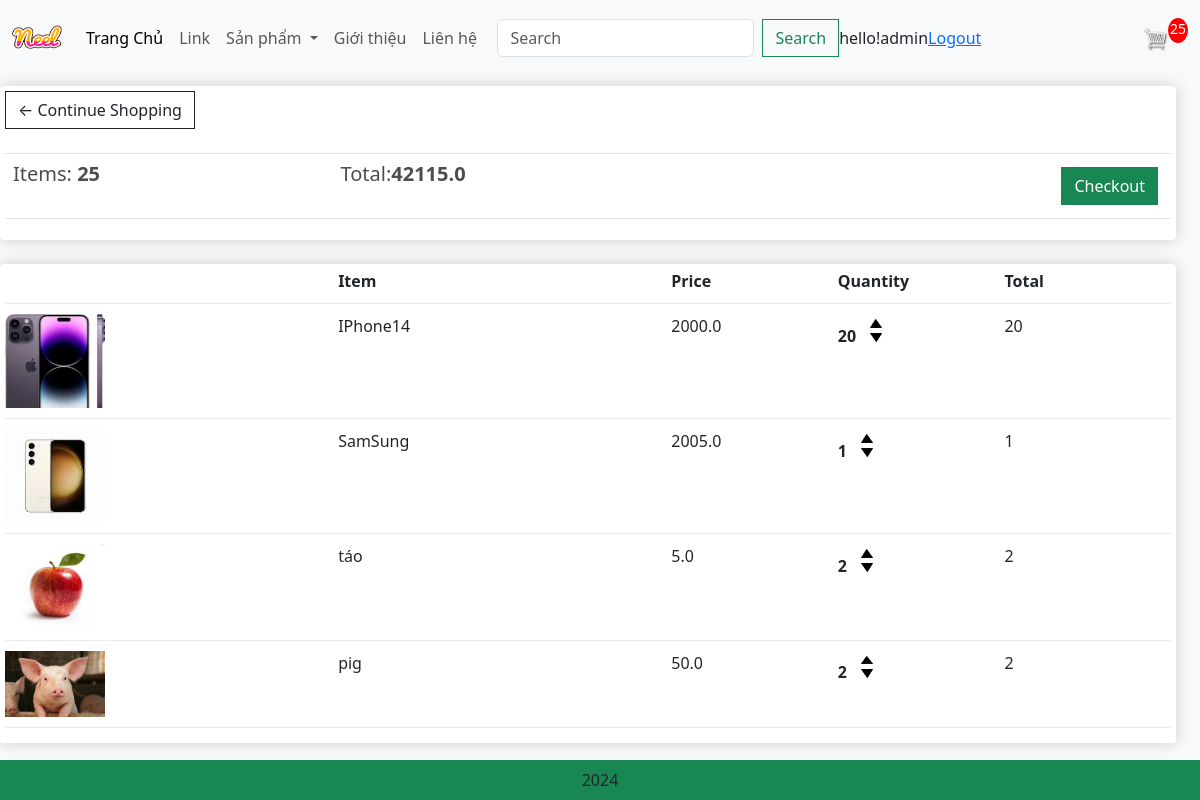
The app's page /cart/ (signed in) with its own data.
### app/models.py (models this page shows, shortened)
class Order(models.Model):
    customer = models.ForeignKey(User, on_delete=models.SET_NULL, null=True, blank=True)
    date_order = models.DateTimeField(auto_now_add=True)
    complete = models.BooleanField(default=False, null=True, blank=False)
    transaction_id = models.CharField(max_length=200, null=True)
    @property
    def get_cart_items(self):
        orderitems = self.orderitem_set.all()
        total = sum([item.quantity for item in orderitems])
        return total
    @property
    def get_cart_total(self):
        orderitems = self.orderitem_set.all()
        total = sum([item.get_total for item in orderitems])
        return total

class OrderItem(models.Model):
    product = models.ForeignKey(Product, on_delete=models.SET_NULL, null=True, blank=True)
    order = models.ForeignKey(Order, on_delete=models.SET_NULL, null=True, blank=True)
    quantity = models.IntegerField(default=0, null=True, blank=True)
    date_added = models.DateTimeField(auto_now_add=True)
    @property
    def get_total(self):
        total = self.product.price*self.quantity
        return total

class Product(models.Model):
    category = models.ManyToManyField(Category, related_name='product')
    name = models.CharField(max_length=200, null=True)
    price = models.FloatField()
    digital = models.BooleanField(default=False, null=True, blank=False)
    image = models.ImageField(null=True, blank = True)
    detail = models.TextField(null=True, blank=True)
    @property
    def ImageURL(self):
        try:
            url = self.image.url
        except:
            url = ''
        return url

### app/views.py (the view)
# urls.py: path('cart/', views.cart,name ="cart"),
def cart(request):
    if request.user.is_authenticated:
        customer = request.user
        order, created = Order.objects.get_or_create(customer =customer, complete = False)
        items = order.orderitem_set.all()
        cartItems = order.get_cart_items
        user_not_login = "hidden"
        user_login = "show"
    else:
        items= []
        order = {'get_cart_items':0,'get_cart_total':0 }
        cartItems = order['get_cart_items']
        user_not_login = "show"
        user_login = "hidden"
    categories = Category.objects.filter(is_sub = False)
    context={'categories': categories ,'items':items, 'order':order,'cartItems':cartItems,'user_not_login':user_not_login, 'user_login': user_login}
    return render(request,'app/cart.html',context)

### app/templates/app/cart.html
{% extends 'app/base.html' %}
{% load static %}
{% block cart_content %}
<div class="row" style='width:100%'>
	<div class="col-lg-12">
		<div class="box-element">
			<a  class="btn btn-outline-dark" href="{% url 'home' %}">&#x2190; Continue Shopping</a>
			<br>
			<br>
			<table class="table">
				<tr>
					<th><h5>Items: <strong>{{order.get_cart_items}}</strong></h5></th>
					<th><h5>Total:<strong>{{order.get_cart_total}}</strong></h5></th>
					<th>
						<a  style="float:right; margin:5px;" class="btn btn-success" href="{% url 'checkout' %}">Checkout</a>
					</th>
				</tr>
			</table>
		</div>
		<br>
		<div class="box-element" >
			<div class="cart-row">
				<div style="flex:2"></div>
				<div style="flex:2"><strong>Item</strong></div>
				<div style="flex:1"><strong>Price</strong></div>
				<div style="flex:1"><strong>Quantity</strong></div>
				<div style="flex:1"><strong>Total</strong></div>
			</div>
			{% for item in items%}
			<div class="cart-row">
				<div style="flex:2"><img class="row-image" src="{{item.product.ImageURL}}"></div>
				<div style="flex:2" ><p>{{item.product.name}}</p></div>
				<div style="flex:1"><p>{{item.product.price}}</p></div>
				<div style="flex:1">
					<p class="quantity">{{item.quantity}}</p>
					<div class="quantity">
						<img data-product={{item.product.id}} data-action = 'add' class="chg-quantity update-cart" src="{% static  'app/images/arrow-up.png' %}">
						<img data-product={{item.product.id}} data-action = 'remove' class="chg-quantity update-cart" src="{% static  'app/images/arrow-down.png' %}">
					</div>
				</div>
				<div style="flex:1"><p>{{item.quantity}}</p></div>
			</div>
			{%endfor%}
		</div>
	</div>
</div>
{% endblock cart_content %}

### app/templates/app/base.html (shortened to what this page needs)
{% load static %}
<!DOCTYPE html>
<html>
    <head>
        <link rel="stylesheet" href="https://stackpath.bootstrapcdn.com/bootstrap/4.4.1/css/bootstrap.min.css">
        <link href="https://cdn.jsdelivr.net/npm/bootstrap@5.3.3/dist/css/bootstrap.min.css" rel="stylesheet">
        <link href-"{%static 'app/css/owl.carousel.min.css'%}" rel="stylesheet" />
        <link href-"{%static 'app/css/all.min.css'%}" rel="stylesheet" />
        <link rel="stylesheet" type="text/css" href="{%static 'app/css/main.css'%}" />
  </head>
    <body>
        <nav class="navbar navbar-expand-lg bg-body-tertiary">
            <div class="container-fluid">
              <a class="navbar-brand" href="{% url 'home' %}">
              <img src="{%static 'app/images/neel.png'%}" alt="Logo" width="50" height="50"/>
              </a>
              <div class="collapse navbar-collapse" id="navbarSupportedContent">
                <ul class="navbar-nav me-auto mb-2 mb-lg-0">
                  <li class="nav-item">
                    <a class="nav-link active" aria-current="page"  href="{% url 'home' %}">Trang Chủ</a>
                  </li>
                  <li class="nav-item">
                    <a class="nav-link" href="#">Link</a>
                  </li>
                  <li class="nav-item dropdown">
                    <a class="nav-link dropdown-toggle" href="#" role="button" data-bs-toggle="dropdown" aria-expanded="false">
                      Sản phẩm
                    </a>
                  </li>
                  <li class="nav-item">
                    <a class="nav-link" href="#">Giới thiệu</a>
                  </li>
                  <li class="nav-item">
                    <a class="nav-link" href="#">Liên hệ</a>
                  </li>
                </ul>
                <form class="d-flex" role="search" method='POST' action ="{%url 'search'%}">
                  <input class="form-control me-2" type="search" placeholder="Search" aria-label="Search" name = 'searched'>
                  <button class="btn btn-outline-success" type="submit">Search</button>
                </form>
              </div>
                <div class="form-inline my-2 my-lg-0" style= "visibility:{{user_login}}">
                  <span>hello!{{request.user}}</span>
                </div>
                <div class="form-inline my-2 my-lg-0" style= "visibility:{{user_login}}">
                  <span><a href="{% url 'logout'%}">Logout</a></span>
                </div>
                  <div class="form-inline my-2 my-lg-0">
                    <a href="{% url 'cart'%}"><img id='cart-icon' src="{% static 'images/cart.png'%}"></a>
                  </div>
                  <div class="form-inline my-2 my-lg-0">
                    <p id = 'cart-total'>{{cartItems}}</p>
                  </div>
           </div>
       </nav>
        {% block cart_content %}{% endblock cart_content %}
          <footer class="container-fluid bg-success text-center fixed-bottom p-2 mt-5" >
            2024
          </footer>
    </body>
</html>

### app/static/app/css/main.css (style rules this page uses)
body { background-color: hsl(0, 0%, 98%); }
h1,h2,h3,h4,h5,h6 { color:hsl(0, 0%, 30%); }
.box-element { box-shadow:hsl(0, 0%, 80%) 0 0 16px; background-color: #fff; border-radius: 4px; padding: 5px; }
#cart-icon { width:25px; display: inline-block; margin-left: 15px; }
#cart-total { display: block; text-align: center; color:#fff; background-color: red; width: 20px; height: 25px; border-radius: 50%; font-size: 14px; }
.col-lg-3, .col-lg-4, .col-lg-6, .col-lg-8, .col-lg-12 { margin-top: 10px; }
.btn { border-radius: 0; }
.row-image { width: 100px; }
.cart-row { display: flex; align-items: flex-stretch; padding-bottom: 10px; margin-bottom: 10px; border-bottom: 1px solid #ececec; }
.quantity { display: inline-block; font-weight: 700; padding-right:10px; }
.chg-quantity { width: 12px; cursor: pointer; display: block; margin-top: 5px; transition:.1s; }

### records on screen
Order: get_cart_items "25", get_cart_total "42115.0"
OrderItem: product.ImageURL (picture), product.name "IPhone14", product.price "2000.0", quantity "20"
OrderItem: product.ImageURL (picture), product.name "SamSung", product.price "2005.0", quantity "1"
OrderItem: product.ImageURL (picture), product.name "táo", product.price "5.0", quantity "2"
OrderItem: product.ImageURL (picture), product.name "pig", product.price "50.0", quantity "2"

### other values on screen
{{ request.user }} "admin"
{{ cartItems }} "25"
